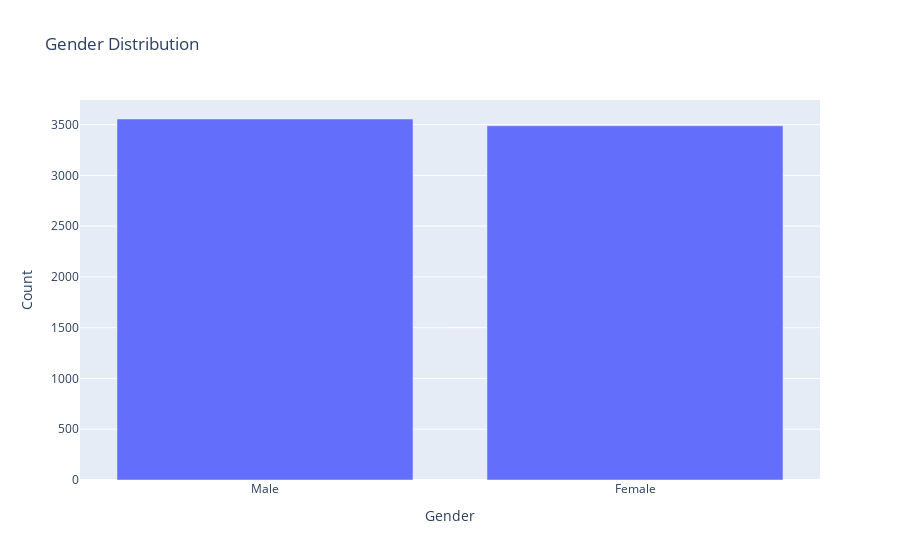

Write notebook code for a chart like this one.
### Code cell
gender_counts = df['gender'].value_counts().reset_index()
gender_counts.columns = ['gender', 'count']
fig = px.bar(gender_counts, x='gender', y='count', title='Gender Distribution', labels={'count': 'Count', 'gender': 'Gender'})
fig.show()

### Figure 1 — Plotly figure (JSON) as saved in the notebook; plotly's stock layout.template omitted (floating-point values rounded to 4 significant figures)
{"data": [{"hovertemplate": "Gender=%{x}<br>Count=%{y}<extra></extra>", "legendgroup": "", "marker": {"color": "#636efa", "pattern": {"shape": ""}}, "name": "", "orientation": "v", "showlegend": false, "textposition": "auto", "type": "bar", "x": ["Male", "Female"], "xaxis": "x", "y": [3555, 3488], "yaxis": "y"}], "layout": {"barmode": "relative", "legend": {"tracegroupgap": 0}, "title": {"text": "Gender Distribution"}, "xaxis": {"anchor": "y", "domain": [0, 1], "title": {"text": "Gender"}}, "yaxis": {"anchor": "x", "domain": [0, 1], "title": {"text": "Count"}}}}
